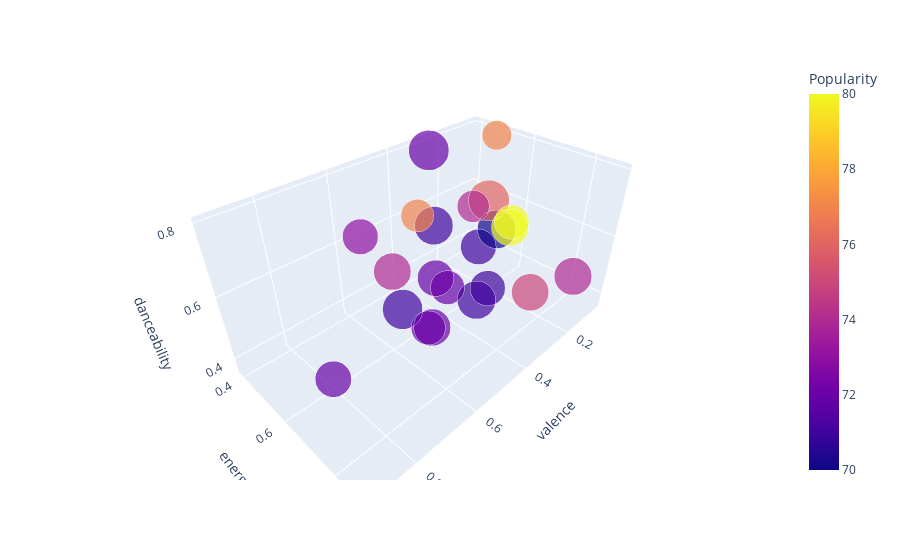

The notebook cell this image was saved under:
### Markdown cell above
evermore appears to be Taylor swift's most acoustic album, and reputation seems to be the least acoustic (with the notable exception of reputation's New Year's Day track).

Finally, we might want to visualize an album's song data in 3D.
Here, I've selected 1989 (Taylor's Version), plotting the following variables:

- x-axis = valence
- y-axis = energy
- z-axis = danceability
- color = popularity
- size = track duration

### Code cell
fig = px.scatter_3d(new_df[new_df['track.album.name'] == "1989 (Taylor's Version) [Deluxe]"],
                    x='valence', y='energy', z='danceability', color='track.popularity',
                    size_max=40,
                    size='track.duration_ms',
                    hover_name='track.name',
                    labels={'track.popularity': 'Popularity',
                            'track.name': 'Name',
                            'track.duration_ms': 'Track Duration (ms)'})
fig

### Figure 1 — Plotly figure (JSON) as saved in the notebook; plotly's stock layout.template omitted (floating-point values rounded to 4 significant figures)
{"data": [{"hovertemplate": "<b>%{hovertext}</b><br><br>valence=%{x}<br>energy=%{y}<br>danceability=%{z}<br>Track Duration (ms)=%{marker.size}<br>Popularity=%{marker.color}<extra></extra>", "hovertext": ["Welcome To New York (Taylor's Version)", "Blank Space (Taylor's Version)", "Style (Taylor's Version)", "Out Of The Woods (Taylor's Version)", "All You Had To Do Was Stay (Taylor's Version)", "Shake It Off (Taylor's Version)", "I Wish You Would (Taylor's Version)", "Bad Blood (Taylor's Version)", "Wildest Dreams (Taylor's Version)", "How You Get The Girl (Taylor's Version)", "This Love (Taylor’s Version)", "I Know Places (Taylor's Version)", "Clean (Taylor's Version)", "Wonderland (Taylor's Version)", "You Are In Love (Taylor's Version)", "New Romantics (Taylor's Version)", "\"Slut!\" (Taylor's Version) (From The Vault)", "Say Don't Go (Taylor's Version) (From The Vault)", "Now That We Don't Talk (Taylor's Version) (From The Vault)", "Suburban Legends (Taylor's Version) (From The Vault)", "Is It Over Now? (Taylor's Version) (From The Vault)", "Bad Blood (feat. Kendrick Lamar) (Taylor's Version)"], "legendgroup": "", "marker": {"color": [73, 74, 75, 74, 72, 72, 71, 71, 72, 71, 70, 72, 72, 71, 71, 72, 77, 76, 77, 74, 80, 80], "coloraxis": "coloraxis", "size": [212600, 231833, 231000, 235800, 193289, 219209, 207650, 211103, 220433, 247533, 250100, 195700, 271000, 245566, 267389, 230177, 180381, 279833, 146436, 171818, 229477, 199773], "sizemode": "area", "sizeref": 174.9, "symbol": "circle"}, "mode": "markers", "name": "", "scene": "scene", "showlegend": false, "type": "scatter3d", "x": [0.685, 0.701, 0.305, 0.206, 0.52, 0.917, 0.539, 0.363, 0.514, 0.538, 0.0567, 0.652, 0.258, 0.385, 0.477, 0.698, 0.328, 0.164, 0.0831, 0.323, 0.191, 0.174], "y": [0.61, 0.733, 0.822, 0.885, 0.721, 0.808, 0.858, 0.683, 0.674, 0.691, 0.509, 0.788, 0.391, 0.705, 0.498, 0.846, 0.412, 0.551, 0.501, 0.625, 0.656, 0.648], "z": [0.757, 0.733, 0.511, 0.545, 0.588, 0.636, 0.67, 0.618, 0.589, 0.758, 0.471, 0.582, 0.772, 0.464, 0.363, 0.649, 0.591, 0.633, 0.8, 0.701, 0.595, 0.602]}], "layout": {"coloraxis": {"colorbar": {"title": {"text": "Popularity"}}, "colorscale": [[0, "#0d0887"], [0.1111, "#46039f"], [0.2222, "#7201a8"], [0.3333, "#9c179e"], [0.4444, "#bd3786"], [0.5556, "#d8576b"], [0.6667, "#ed7953"], [0.7778, "#fb9f3a"], [0.8889, "#fdca26"], [1, "#f0f921"]]}, "legend": {"itemsizing": "constant", "tracegroupgap": 0}, "margin": {"t": 60}, "scene": {"domain": {"x": [0, 1], "y": [0, 1]}, "xaxis": {"title": {"text": "valence"}}, "yaxis": {"title": {"text": "energy"}}, "zaxis": {"title": {"text": "danceability"}}}}}
